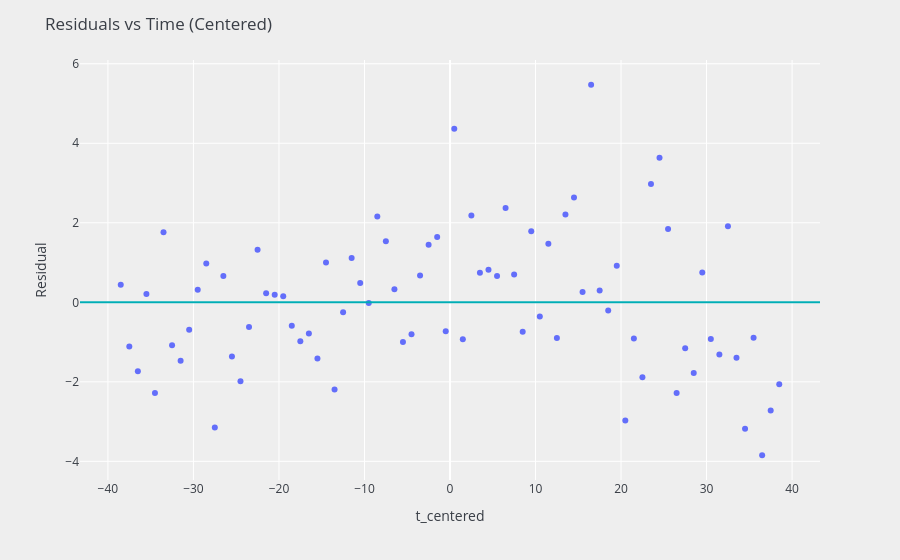

The notebook cell this image was saved under:
### Code cell
plot_title = 'Residuals vs Time (Centered)'

multiquad_plot = px.scatter(
    squat_df,
    x = 't_centered',
    y = 'Residual',
)

multiquad_plot.add_hline(
    y=0, 
    line_width=2, 
    line_color="#00ADB5"
)

multiquad_plot.update_layout(
    title = plot_title,
    plot_bgcolor = '#EEEEEE',
    paper_bgcolor = '#EEEEEE',
    font_color = '#393E46',
)


multiquad_plot.show()

### Figure 1 — Plotly figure (JSON) as saved in the notebook; plotly's stock layout.template omitted (floating-point values rounded to 4 significant figures)
{"data": [{"hovertemplate": "t_centered=%{x}<br>Residual=%{y}<extra></extra>", "legendgroup": "", "marker": {"color": "#636efa", "symbol": "circle"}, "mode": "markers", "name": "", "orientation": "v", "showlegend": false, "type": "scatter", "x": [-38.5, -37.5, -36.5, -35.5, -34.5, -33.5, -32.5, -31.5, -30.5, -29.5, -28.5, -27.5, -26.5, -25.5, -24.5, -23.5, -22.5, -21.5, -20.5, -19.5, -18.5, -17.5, -16.5, -15.5, -14.5, -13.5, -12.5, -11.5, -10.5, -9.5, -8.5, -7.5, -6.5, -5.5, -4.5, -3.5, -2.5, -1.5, -0.5, 0.5, 1.5, 2.5, 3.5, 4.5, 5.5, 6.5, 7.5, 8.5, 9.5, 10.5, 11.5, 12.5, 13.5, 14.5, 15.5, 16.5, 17.5, 18.5, 19.5, 20.5, 21.5, 22.5, 23.5, 24.5, 25.5, 26.5, 27.5, 28.5, 29.5, 30.5, 31.5, 32.5, 33.5, 34.5, 35.5, 36.5, 37.5, 38.5], "xaxis": "x", "y": [0.4449, -1.112, -1.735, 0.2079, -2.282, 1.761, -1.079, -1.469, -0.6927, 0.3172, 0.9771, -3.146, 0.6635, -1.36, -1.983, -0.6235, 1.32, 0.2297, 0.1896, 0.1494, -0.5907, -0.9808, -0.7876, -1.411, 0.9989, -2.191, -0.248, 1.112, 0.4885, -0.01832, 2.158, 1.535, 0.328, -0.9954, -0.8022, 0.6744, 1.451, 1.644, -0.7293, 4.364, -0.9262, 2.184, 0.7436, 0.8201, 0.6634, 2.373, 0.6998, -0.7403, 1.786, -0.3538, 1.473, -0.9007, 2.209, 2.636, 0.2623, 5.472, 0.2987, -0.2081, 0.9185, -2.972, -0.9117, -1.885, 2.975, 3.635, 1.845, -2.279, -1.152, -1.776, 0.7507, -0.9227, -1.313, 1.914, -1.393, -3.183, -0.8899, -3.847, -2.72, -2.06], "yaxis": "y"}], "layout": {"font": {"color": "#393E46"}, "legend": {"tracegroupgap": 0}, "margin": {"t": 60}, "paper_bgcolor": "#EEEEEE", "plot_bgcolor": "#EEEEEE", "shapes": [{"line": {"color": "#00ADB5", "width": 2}, "type": "line", "x0": 0, "x1": 1, "xref": "x domain", "y0": 0, "y1": 0, "yref": "y"}], "title": {"text": "Residuals vs Time (Centered)"}, "xaxis": {"anchor": "y", "domain": [0, 1], "title": {"text": "t_centered"}}, "yaxis": {"anchor": "x", "domain": [0, 1], "title": {"text": "Residual"}}}}
